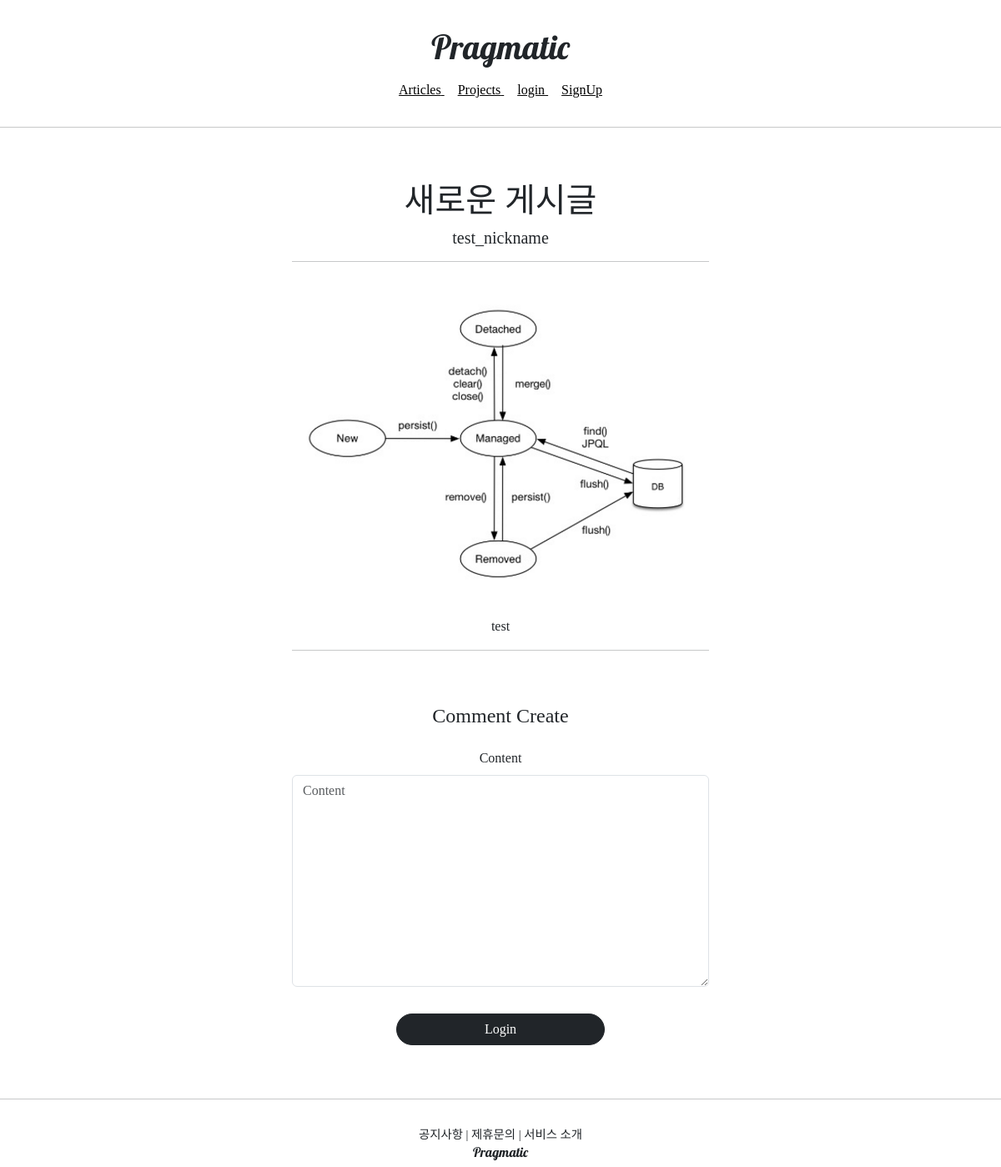
/articles/detail/2, run on an earlier commit of the app's database.
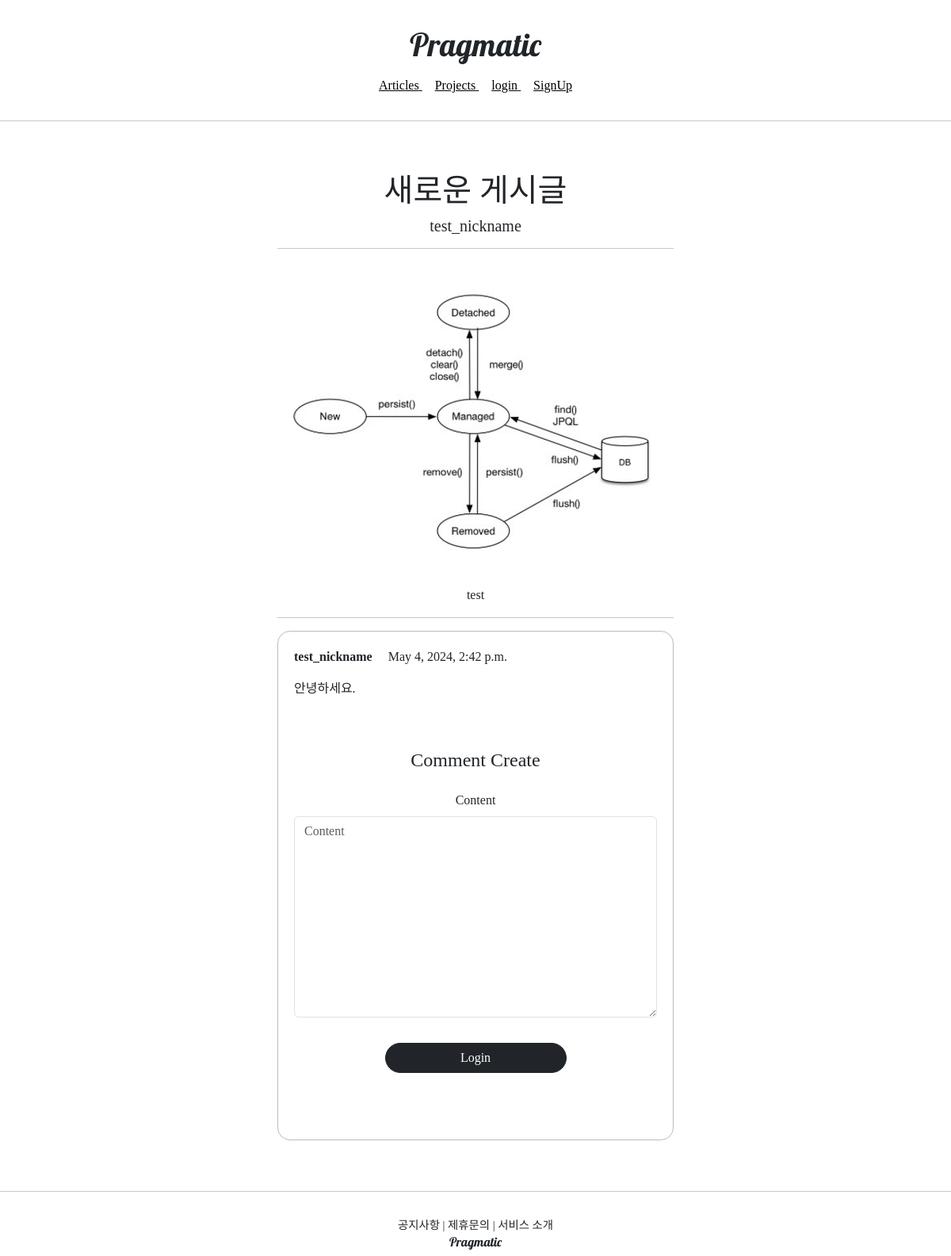
And on a later commit of the database.
### commentapp/models.py (models this page shows)
class Comment(models.Model):
    article = models.ForeignKey(Article, on_delete=models.SET_NULL,null=True, related_name='comment')
    writer = models.ForeignKey(User, on_delete=models.SET_NULL, null=True, related_name='comment')
    content = models.TextField(null=False)
    created_at = models.DateTimeField(auto_now=True)

### profileapp/models.py (models this page shows)
class Profile(models.Model):
    user = models.OneToOneField(User, on_delete=models.CASCADE, related_name='profile')
    image = models.ImageField(upload_to='profile/', null=True)
    nickname = models.CharField(max_length=20,unique=True,null=True)
    message = models.CharField(max_length=100,null=True)

### articleapp/views.py (the view)
# urls.py: path('detail/<int:pk>' , ArticleDetailView.as_view(), name='detail'),
class ArticleDetailView(DetailView, FormMixin):
    model = Article
    form_class = CommentCreationForm
    context_object_name = 'target_article'
    template_name = 'articleapp/detail.html'

### commentapp/forms.py
class CommentCreationForm(ModelForm):
    class Meta:
        model = Comment
        fields = ['content']

### articleapp/templates/articleapp/detail.html (shortened to what this page needs)
{% extends 'base.html' %}
{% block content %}
<div xmlns:border-radius="http://www.w3.org/1999/xhtml">
    <div style="text-align: center; max-width: 500px; margin: 4rem auto;">
      <h1>
        {{ target_article.title }}
      </h1>
      <h5>
        {{ target_article.writer.profile.nickname }}
      </h5>
      <hr>
      <img style="width: 100%; border-radius: 1rem; margin: 2rem 0;"
              src="{{ target_article.image.url }}" alt="">
      <p>
        {{ target_article.content }}
      </p>
      <hr>
      {% for comment in target_article.comment.all %}
          {% include 'commentapp/detail.html' with comment=comment %}
      {% endfor %}
      {% include 'commentapp/create.html' with article=target_article %}
    </div>
  </div>
{% endblock %}

### commentapp/templates/commentapp/detail.html (shortened to what this page needs)
<div style="border: 1px solid; text-align: left; padding: 4%; margin: 1rem 0; border-radius: 1rem;
           border-color: #bbb;">
    <div>
        <strong>
             {{ comment.writer.profile.nickname }}
        </strong>
        {{ comment.created_at }}
    </div>
    <div style="margin: 1rem 0;">
        {{ comment.content }}
</div>

What changed in the data, as far as the page shows it:
added Comment: writer.profile.nickname "test_nickname", created_at "May 4, 2024, 2:42 p.m.", content "안녕하세요."
